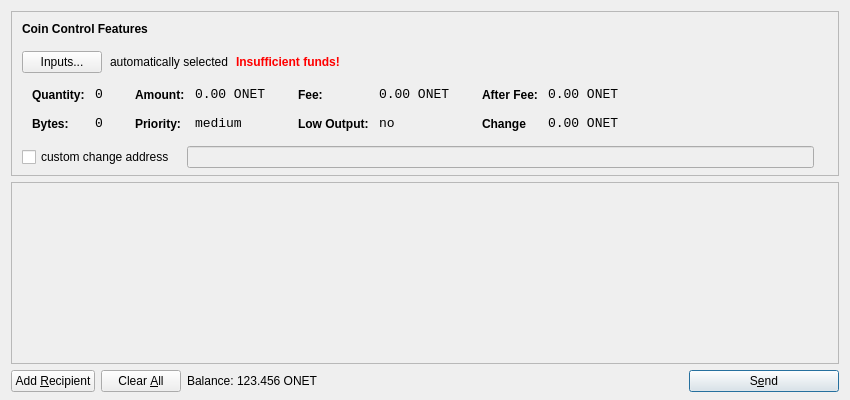
<?xml version="1.0" encoding="UTF-8"?>
<ui version="4.0">
 <class>SendCoinsDialog</class>
 <widget class="QDialog" name="SendCoinsDialog">
  <property name="geometry">
   <rect>
    <x>0</x>
    <y>0</y>
    <width>850</width>
    <height>400</height>
   </rect>
  </property>
  <property name="windowTitle">
   <string>Send Coins</string>
  </property>
  <property name="styleSheet">
   <string notr="true">background-image: url(:/images/gr);</string>
  </property>
  <layout class="QVBoxLayout" name="verticalLayout" stretch="0,1,0">
   <property name="bottomMargin">
    <number>8</number>
   </property>
   <item>
    <widget class="QFrame" name="frameCoinControl">
     <property name="sizePolicy">
      <sizepolicy hsizetype="Expanding" vsizetype="Expanding">
       <horstretch>0</horstretch>
       <verstretch>0</verstretch>
      </sizepolicy>
     </property>
     <property name="maximumSize">
      <size>
       <width>16777215</width>
       <height>16777215</height>
      </size>
     </property>
     <property name="frameShape">
      <enum>QFrame::StyledPanel</enum>
     </property>
     <property name="frameShadow">
      <enum>QFrame::Sunken</enum>
     </property>
     <layout class="QVBoxLayout" name="verticalLayoutCoinControl2">
      <property name="spacing">
       <number>6</number>
      </property>
      <property name="leftMargin">
       <number>0</number>
      </property>
      <property name="topMargin">
       <number>0</number>
      </property>
      <property name="rightMargin">
       <number>0</number>
      </property>
      <property name="bottomMargin">
       <number>6</number>
      </property>
      <item>
       <layout class="QVBoxLayout" name="verticalLayoutCoinControl" stretch="0,0,0,0,1">
        <property name="spacing">
         <number>0</number>
        </property>
        <property name="leftMargin">
         <number>10</number>
        </property>
        <property name="topMargin">
         <number>10</number>
        </property>
        <item>
         <layout class="QHBoxLayout" name="horizontalLayoutCoinControl1">
          <property name="bottomMargin">
           <number>15</number>
          </property>
          <item>
           <widget class="QLabel" name="labelCoinControlFeatures">
            <property name="sizePolicy">
             <sizepolicy hsizetype="Preferred" vsizetype="Maximum">
              <horstretch>0</horstretch>
              <verstretch>0</verstretch>
             </sizepolicy>
            </property>
            <property name="font">
             <font>
              <weight>75</weight>
              <bold>true</bold>
             </font>
            </property>
            <property name="styleSheet">
             <string notr="true">font-weight:bold;</string>
            </property>
            <property name="text">
             <string>Coin Control Features</string>
            </property>
           </widget>
          </item>
         </layout>
        </item>
        <item>
         <layout class="QHBoxLayout" name="horizontalLayoutCoinControl2" stretch="0,0,0,0">
          <property name="spacing">
           <number>8</number>
          </property>
          <property name="bottomMargin">
           <number>10</number>
          </property>
          <item>
           <widget class="QPushButton" name="pushButtonCoinControl">
            <property name="styleSheet">
             <string notr="true"/>
            </property>
            <property name="text">
             <string>Inputs...</string>
            </property>
           </widget>
          </item>
          <item>
           <widget class="QLabel" name="labelCoinControlAutomaticallySelected">
            <property name="text">
             <string>automatically selected</string>
            </property>
            <property name="margin">
             <number>5</number>
            </property>
           </widget>
          </item>
          <item>
           <widget class="QLabel" name="labelCoinControlInsuffFunds">
            <property name="font">
             <font>
              <weight>75</weight>
              <bold>true</bold>
             </font>
            </property>
            <property name="styleSheet">
             <string notr="true">color:red;font-weight:bold;</string>
            </property>
            <property name="text">
             <string>Insufficient funds!</string>
            </property>
            <property name="margin">
             <number>5</number>
            </property>
           </widget>
          </item>
          <item>
           <spacer name="horizontalSpacerCoinControl">
            <property name="orientation">
             <enum>Qt::Horizontal</enum>
            </property>
            <property name="sizeHint" stdset="0">
             <size>
              <width>40</width>
              <height>1</height>
             </size>
            </property>
           </spacer>
          </item>
         </layout>
        </item>
        <item>
         <widget class="QWidget" name="widgetCoinControl" native="true">
          <property name="sizePolicy">
           <sizepolicy hsizetype="Preferred" vsizetype="Preferred">
            <horstretch>0</horstretch>
            <verstretch>0</verstretch>
           </sizepolicy>
          </property>
          <property name="minimumSize">
           <size>
            <width>0</width>
            <height>0</height>
           </size>
          </property>
          <property name="styleSheet">
           <string notr="true"/>
          </property>
          <layout class="QHBoxLayout" name="horizontalLayoutCoinControl5">
           <property name="leftMargin">
            <number>0</number>
           </property>
           <property name="topMargin">
            <number>0</number>
           </property>
           <property name="rightMargin">
            <number>0</number>
           </property>
           <property name="bottomMargin">
            <number>0</number>
           </property>
           <item>
            <layout class="QHBoxLayout" name="horizontalLayoutCoinControl3" stretch="0,0,0,1">
             <property name="spacing">
              <number>20</number>
             </property>
             <property name="topMargin">
              <number>0</number>
             </property>
             <property name="bottomMargin">
              <number>10</number>
             </property>
             <item>
              <layout class="QFormLayout" name="formLayoutCoinControl1">
               <property name="horizontalSpacing">
                <number>10</number>
               </property>
               <property name="verticalSpacing">
                <number>14</number>
               </property>
               <property name="leftMargin">
                <number>10</number>
               </property>
               <property name="topMargin">
                <number>4</number>
               </property>
               <property name="rightMargin">
                <number>6</number>
               </property>
               <item row="0" column="0">
                <widget class="QLabel" name="labelCoinControlQuantityText">
                 <property name="styleSheet">
                  <string notr="true">font-weight:bold;</string>
                 </property>
                 <property name="text">
                  <string>Quantity:</string>
                 </property>
                 <property name="margin">
                  <number>0</number>
                 </property>
                </widget>
               </item>
               <item row="0" column="1">
                <widget class="QLabel" name="labelCoinControlQuantity">
                 <property name="font">
                  <font>
                   <family>Monospace</family>
                   <pointsize>10</pointsize>
                  </font>
                 </property>
                 <property name="cursor">
                  <cursorShape>IBeamCursor</cursorShape>
                 </property>
                 <property name="contextMenuPolicy">
                  <enum>Qt::ActionsContextMenu</enum>
                 </property>
                 <property name="text">
                  <string>0</string>
                 </property>
                 <property name="margin">
                  <number>0</number>
                 </property>
                 <property name="textInteractionFlags">
                  <set>Qt::LinksAccessibleByMouse|Qt::TextSelectableByKeyboard|Qt::TextSelectableByMouse</set>
                 </property>
                </widget>
               </item>
               <item row="1" column="0">
                <widget class="QLabel" name="labelCoinControlBytesText">
                 <property name="styleSheet">
                  <string notr="true">font-weight:bold;</string>
                 </property>
                 <property name="text">
                  <string>Bytes:</string>
                 </property>
                </widget>
               </item>
               <item row="1" column="1">
                <widget class="QLabel" name="labelCoinControlBytes">
                 <property name="font">
                  <font>
                   <family>Monospace</family>
                   <pointsize>10</pointsize>
                  </font>
                 </property>
                 <property name="cursor">
                  <cursorShape>IBeamCursor</cursorShape>
                 </property>
                 <property name="contextMenuPolicy">
                  <enum>Qt::ActionsContextMenu</enum>
                 </property>
                 <property name="text">
                  <string>0</string>
                 </property>
                 <property name="textInteractionFlags">
                  <set>Qt::LinksAccessibleByMouse|Qt::TextSelectableByKeyboard|Qt::TextSelectableByMouse</set>
                 </property>
                </widget>
               </item>
              </layout>
             </item>
             <item>
              <layout class="QFormLayout" name="formLayoutCoinControl2">
               <property name="horizontalSpacing">
                <number>10</number>
               </property>
               <property name="verticalSpacing">
                <number>14</number>
               </property>
               <property name="leftMargin">
                <number>6</number>
               </property>
               <property name="topMargin">
                <number>4</number>
               </property>
               <property name="rightMargin">
                <number>6</number>
               </property>
               <item row="0" column="0">
                <widget class="QLabel" name="labelCoinControlAmountText">
                 <property name="styleSheet">
                  <string notr="true">font-weight:bold;</string>
                 </property>
                 <property name="text">
                  <string>Amount:</string>
                 </property>
                 <property name="margin">
                  <number>0</number>
                 </property>
                </widget>
               </item>
               <item row="0" column="1">
                <widget class="QLabel" name="labelCoinControlAmount">
                 <property name="font">
                  <font>
                   <family>Monospace</family>
                   <pointsize>10</pointsize>
                  </font>
                 </property>
                 <property name="cursor">
                  <cursorShape>IBeamCursor</cursorShape>
                 </property>
                 <property name="contextMenuPolicy">
                  <enum>Qt::ActionsContextMenu</enum>
                 </property>
                 <property name="text">
                  <string>0.00 ONET</string>
                 </property>
                 <property name="textInteractionFlags">
                  <set>Qt::LinksAccessibleByMouse|Qt::TextSelectableByKeyboard|Qt::TextSelectableByMouse</set>
                 </property>
                </widget>
               </item>
               <item row="1" column="0">
                <widget class="QLabel" name="labelCoinControlPriorityText">
                 <property name="styleSheet">
                  <string notr="true">font-weight:bold;</string>
                 </property>
                 <property name="text">
                  <string>Priority:</string>
                 </property>
                </widget>
               </item>
               <item row="1" column="1">
                <widget class="QLabel" name="labelCoinControlPriority">
                 <property name="font">
                  <font>
                   <family>Monospace</family>
                   <pointsize>10</pointsize>
                  </font>
                 </property>
                 <property name="cursor">
                  <cursorShape>IBeamCursor</cursorShape>
                 </property>
                 <property name="contextMenuPolicy">
                  <enum>Qt::ActionsContextMenu</enum>
                 </property>
                 <property name="text">
                  <string>medium</string>
                 </property>
                 <property name="textInteractionFlags">
                  <set>Qt::LinksAccessibleByMouse|Qt::TextSelectableByKeyboard|Qt::TextSelectableByMouse</set>
                 </property>
                </widget>
               </item>
              </layout>
             </item>
             <item>
              <layout class="QFormLayout" name="formLayoutCoinControl3">
               <property name="horizontalSpacing">
                <number>10</number>
               </property>
               <property name="verticalSpacing">
                <number>14</number>
               </property>
               <property name="leftMargin">
                <number>6</number>
               </property>
               <property name="topMargin">
                <number>4</number>
               </property>
               <property name="rightMargin">
                <number>6</number>
               </property>
               <item row="0" column="0">
                <widget class="QLabel" name="labelCoinControlFeeText">
                 <property name="styleSheet">
                  <string notr="true">font-weight:bold;</string>
                 </property>
                 <property name="text">
                  <string>Fee:</string>
                 </property>
                 <property name="margin">
                  <number>0</number>
                 </property>
                </widget>
               </item>
               <item row="0" column="1">
                <widget class="QLabel" name="labelCoinControlFee">
                 <property name="font">
                  <font>
                   <family>Monospace</family>
                   <pointsize>10</pointsize>
                  </font>
                 </property>
                 <property name="cursor">
                  <cursorShape>IBeamCursor</cursorShape>
                 </property>
                 <property name="contextMenuPolicy">
                  <enum>Qt::ActionsContextMenu</enum>
                 </property>
                 <property name="text">
                  <string>0.00 ONET</string>
                 </property>
                 <property name="textInteractionFlags">
                  <set>Qt::LinksAccessibleByMouse|Qt::TextSelectableByKeyboard|Qt::TextSelectableByMouse</set>
                 </property>
                </widget>
               </item>
               <item row="1" column="0">
                <widget class="QLabel" name="labelCoinControlLowOutputText">
                 <property name="styleSheet">
                  <string notr="true">font-weight:bold;</string>
                 </property>
                 <property name="text">
                  <string>Low Output:</string>
                 </property>
                </widget>
               </item>
               <item row="1" column="1">
                <widget class="QLabel" name="labelCoinControlLowOutput">
                 <property name="font">
                  <font>
                   <family>Monospace</family>
                   <pointsize>10</pointsize>
                  </font>
                 </property>
                 <property name="cursor">
                  <cursorShape>IBeamCursor</cursorShape>
                 </property>
                 <property name="contextMenuPolicy">
                  <enum>Qt::ActionsContextMenu</enum>
                 </property>
                 <property name="text">
                  <string>no</string>
                 </property>
                 <property name="textInteractionFlags">
                  <set>Qt::LinksAccessibleByMouse|Qt::TextSelectableByKeyboard|Qt::TextSelectableByMouse</set>
                 </property>
                </widget>
               </item>
              </layout>
             </item>
             <item>
              <layout class="QFormLayout" name="formLayoutCoinControl4">
               <property name="horizontalSpacing">
                <number>10</number>
               </property>
               <property name="verticalSpacing">
                <number>14</number>
               </property>
               <property name="leftMargin">
                <number>6</number>
               </property>
               <property name="topMargin">
                <number>4</number>
               </property>
               <property name="rightMargin">
                <number>6</number>
               </property>
               <item row="0" column="0">
                <widget class="QLabel" name="labelCoinControlAfterFeeText">
                 <property name="styleSheet">
                  <string notr="true">font-weight:bold;</string>
                 </property>
                 <property name="text">
                  <string>After Fee:</string>
                 </property>
                 <property name="margin">
                  <number>0</number>
                 </property>
                </widget>
               </item>
               <item row="0" column="1">
                <widget class="QLabel" name="labelCoinControlAfterFee">
                 <property name="font">
                  <font>
                   <family>Monospace</family>
                   <pointsize>10</pointsize>
                  </font>
                 </property>
                 <property name="cursor">
                  <cursorShape>IBeamCursor</cursorShape>
                 </property>
                 <property name="contextMenuPolicy">
                  <enum>Qt::ActionsContextMenu</enum>
                 </property>
                 <property name="text">
                  <string>0.00 ONET</string>
                 </property>
                 <property name="textInteractionFlags">
                  <set>Qt::LinksAccessibleByMouse|Qt::TextSelectableByKeyboard|Qt::TextSelectableByMouse</set>
                 </property>
                </widget>
               </item>
               <item row="1" column="0">
                <widget class="QLabel" name="labelCoinControlChangeText">
                 <property name="styleSheet">
                  <string notr="true">font-weight:bold;</string>
                 </property>
                 <property name="text">
                  <string>Change</string>
                 </property>
                </widget>
               </item>
               <item row="1" column="1">
                <widget class="QLabel" name="labelCoinControlChange">
                 <property name="font">
                  <font>
                   <family>Monospace</family>
                   <pointsize>10</pointsize>
                  </font>
                 </property>
                 <property name="cursor">
                  <cursorShape>IBeamCursor</cursorShape>
                 </property>
                 <property name="contextMenuPolicy">
                  <enum>Qt::ActionsContextMenu</enum>
                 </property>
                 <property name="text">
                  <string>0.00 ONET</string>
                 </property>
                 <property name="textInteractionFlags">
                  <set>Qt::LinksAccessibleByMouse|Qt::TextSelectableByKeyboard|Qt::TextSelectableByMouse</set>
                 </property>
                </widget>
               </item>
              </layout>
             </item>
            </layout>
           </item>
          </layout>
         </widget>
        </item>
        <item>
         <layout class="QHBoxLayout" name="horizontalLayoutCoinControl4" stretch="0,0,0">
          <property name="spacing">
           <number>12</number>
          </property>
          <property name="sizeConstraint">
           <enum>QLayout::SetDefaultConstraint</enum>
          </property>
          <property name="topMargin">
           <number>5</number>
          </property>
          <property name="rightMargin">
           <number>5</number>
          </property>
          <item>
           <widget class="QCheckBox" name="checkBoxCoinControlChange">
            <property name="text">
             <string>custom change address</string>
            </property>
           </widget>
          </item>
          <item>
           <widget class="QLineEdit" name="lineEditCoinControlChange">
            <property name="enabled">
             <bool>false</bool>
            </property>
            <property name="sizePolicy">
             <sizepolicy hsizetype="Expanding" vsizetype="Fixed">
              <horstretch>0</horstretch>
              <verstretch>0</verstretch>
             </sizepolicy>
            </property>
           </widget>
          </item>
          <item>
           <widget class="QLabel" name="labelCoinControlChangeLabel">
            <property name="sizePolicy">
             <sizepolicy hsizetype="Preferred" vsizetype="Expanding">
              <horstretch>0</horstretch>
              <verstretch>0</verstretch>
             </sizepolicy>
            </property>
            <property name="minimumSize">
             <size>
              <width>0</width>
              <height>0</height>
             </size>
            </property>
            <property name="text">
             <string/>
            </property>
            <property name="margin">
             <number>3</number>
            </property>
           </widget>
          </item>
         </layout>
        </item>
        <item>
         <spacer name="verticalSpacerCoinControl">
          <property name="orientation">
           <enum>Qt::Vertical</enum>
          </property>
          <property name="sizeHint" stdset="0">
           <size>
            <width>800</width>
            <height>1</height>
           </size>
          </property>
         </spacer>
        </item>
       </layout>
      </item>
     </layout>
    </widget>
   </item>
   <item>
    <widget class="QScrollArea" name="scrollArea">
     <property name="widgetResizable">
      <bool>true</bool>
     </property>
     <widget class="QWidget" name="scrollAreaWidgetContents">
      <property name="geometry">
       <rect>
        <x>0</x>
        <y>0</y>
        <width>830</width>
        <height>172</height>
       </rect>
      </property>
      <layout class="QVBoxLayout" name="verticalLayout_2">
       <property name="leftMargin">
        <number>0</number>
       </property>
       <property name="topMargin">
        <number>0</number>
       </property>
       <property name="rightMargin">
        <number>0</number>
       </property>
       <property name="bottomMargin">
        <number>0</number>
       </property>
       <item>
        <layout class="QVBoxLayout" name="entries">
         <property name="spacing">
          <number>6</number>
         </property>
        </layout>
       </item>
       <item>
        <spacer name="verticalSpacer">
         <property name="orientation">
          <enum>Qt::Vertical</enum>
         </property>
         <property name="sizeHint" stdset="0">
          <size>
           <width>20</width>
           <height>40</height>
          </size>
         </property>
        </spacer>
       </item>
      </layout>
     </widget>
    </widget>
   </item>
   <item>
    <layout class="QHBoxLayout" name="horizontalLayout">
     <item>
      <widget class="QPushButton" name="addButton">
       <property name="toolTip">
        <string>Send to multiple recipients at once</string>
       </property>
       <property name="text">
        <string>Add &amp;Recipient</string>
       </property>
       <property name="icon">
        <iconset resource="../bitcoin.qrc">
         <normaloff>:/icons/add</normaloff>:/icons/add</iconset>
       </property>
       <property name="autoDefault">
        <bool>false</bool>
       </property>
      </widget>
     </item>
     <item>
      <widget class="QPushButton" name="clearButton">
       <property name="sizePolicy">
        <sizepolicy hsizetype="Minimum" vsizetype="Fixed">
         <horstretch>0</horstretch>
         <verstretch>0</verstretch>
        </sizepolicy>
       </property>
       <property name="toolTip">
        <string>Remove all transaction fields</string>
       </property>
       <property name="text">
        <string>Clear &amp;All</string>
       </property>
       <property name="icon">
        <iconset resource="../bitcoin.qrc">
         <normaloff>:/icons/remove</normaloff>:/icons/remove</iconset>
       </property>
       <property name="autoRepeatDelay">
        <number>300</number>
       </property>
       <property name="autoDefault">
        <bool>false</bool>
       </property>
      </widget>
     </item>
     <item>
      <layout class="QHBoxLayout" name="horizontalLayout_2">
       <property name="spacing">
        <number>3</number>
       </property>
       <item>
        <widget class="QLabel" name="label">
         <property name="sizePolicy">
          <sizepolicy hsizetype="Preferred" vsizetype="Fixed">
           <horstretch>0</horstretch>
           <verstretch>0</verstretch>
          </sizepolicy>
         </property>
         <property name="text">
          <string>Balance:</string>
         </property>
        </widget>
       </item>
       <item>
        <widget class="QLabel" name="labelBalance">
         <property name="sizePolicy">
          <sizepolicy hsizetype="Preferred" vsizetype="Fixed">
           <horstretch>0</horstretch>
           <verstretch>0</verstretch>
          </sizepolicy>
         </property>
         <property name="cursor">
          <cursorShape>IBeamCursor</cursorShape>
         </property>
         <property name="text">
          <string>123.456 ONET</string>
         </property>
         <property name="textInteractionFlags">
          <set>Qt::LinksAccessibleByMouse|Qt::TextSelectableByKeyboard|Qt::TextSelectableByMouse</set>
         </property>
        </widget>
       </item>
      </layout>
     </item>
     <item>
      <spacer name="horizontalSpacer">
       <property name="orientation">
        <enum>Qt::Horizontal</enum>
       </property>
       <property name="sizeHint" stdset="0">
        <size>
         <width>40</width>
         <height>20</height>
        </size>
       </property>
      </spacer>
     </item>
     <item>
      <widget class="QPushButton" name="sendButton">
       <property name="minimumSize">
        <size>
         <width>150</width>
         <height>0</height>
        </size>
       </property>
       <property name="toolTip">
        <string>Confirm the send action</string>
       </property>
       <property name="text">
        <string>S&amp;end</string>
       </property>
       <property name="icon">
        <iconset resource="../bitcoin.qrc">
         <normaloff>:/icons/send</normaloff>:/icons/send</iconset>
       </property>
       <property name="default">
        <bool>true</bool>
       </property>
      </widget>
     </item>
    </layout>
   </item>
  </layout>
 </widget>
 <resources>
  <include location="../bitcoin.qrc"/>
 </resources>
 <connections/>
</ui>
